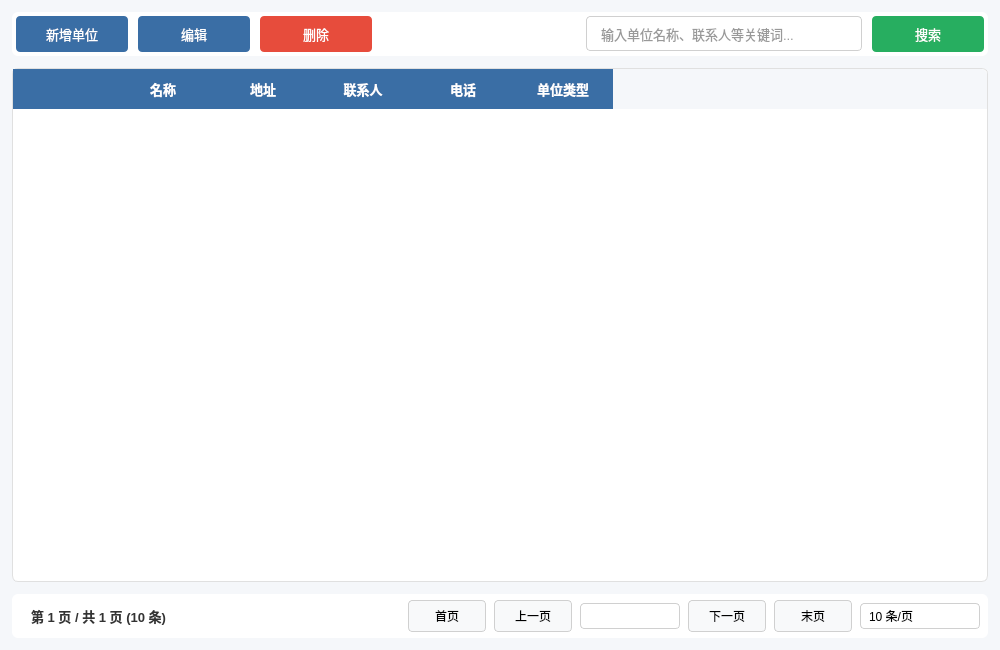
<?xml version="1.0" encoding="UTF-8"?>
<ui version="4.0">
 <class>UnitManageWindow</class>
 <widget class="QWidget" name="UnitManageWindow">
  <property name="geometry">
   <rect>
    <x>0</x>
    <y>0</y>
    <width>1000</width>
    <height>650</height>
   </rect>
  </property>
  <property name="windowTitle">
   <string>参试单位管理模块</string>
  </property>
  <property name="styleSheet">
   <string notr="true">
    background-color: #f5f7fa;
    font-family: "Microsoft YaHei", "Segoe UI", sans-serif;
   </string>
  </property>
  <layout class="QVBoxLayout" name="verticalLayout">
   <property name="spacing">
    <number>12</number>
   </property>
   <property name="leftMargin">
    <number>12</number>
   </property>
   <property name="topMargin">
    <number>12</number>
   </property>
   <property name="rightMargin">
    <number>12</number>
   </property>
   <property name="bottomMargin">
    <number>12</number>
   </property>
   <item>
    <widget class="QWidget" name="buttonContainer" native="true">
     <property name="styleSheet">
      <string notr="true">
       background-color: white;
       border-radius: 6px;
       padding: 8px;
       box-shadow: 0 1px 4px rgba(0,0,0,0.05);
      </string>
     </property>
     <layout class="QHBoxLayout" name="buttonLayout">
      <property name="spacing">
       <number>10</number>
      </property>
      <property name="leftMargin">
       <number>4</number>
      </property>
      <property name="topMargin">
       <number>4</number>
      </property>
      <property name="rightMargin">
       <number>4</number>
      </property>
      <property name="bottomMargin">
       <number>4</number>
      </property>
      <item>
       <widget class="QPushButton" name="btnAdd">
        <property name="styleSheet">
         <string notr="true">
          QPushButton {
              background-color: #3a6ea5;
              color: white;
              border: none;
              padding: 8px 16px;
              border-radius: 4px;
              font-size: 13px;
              min-width: 80px;
              transition: background-color 0.2s;
          }
          QPushButton:hover {
              background-color: #4a90e2;
              box-shadow: 0 2px 4px rgba(0,0,0,0.1);
          }
          QPushButton:pressed {
              background-color: #2a5685;
          }
          QPushButton:disabled {
              background-color: #cccccc;
          }
         </string>
        </property>
        <property name="text">
         <string>新增单位</string>
        </property>
        <property name="icon">
         <iconset>
          <normaloff>:/icons/add.png</normaloff>:/icons/add.png</iconset>
        </property>
       </widget>
      </item>
      <item>
       <widget class="QPushButton" name="btnEdit">
        <property name="styleSheet">
         <string notr="true">
          QPushButton {
              background-color: #3a6ea5;
              color: white;
              border: none;
              padding: 8px 16px;
              border-radius: 4px;
              font-size: 13px;
              min-width: 80px;
          }
          QPushButton:hover {
              background-color: #4a90e2;
          }
          QPushButton:pressed {
              background-color: #2a5685;
          }
         </string>
        </property>
        <property name="text">
         <string>编辑</string>
        </property>
        <property name="icon">
         <iconset>
          <normaloff>:/icons/edit.png</normaloff>:/icons/edit.png</iconset>
        </property>
       </widget>
      </item>
      <item>
       <widget class="QPushButton" name="btnDelete">
        <property name="styleSheet">
         <string notr="true">
          QPushButton {
              background-color: #e74c3c;
              color: white;
              border: none;
              padding: 8px 16px;
              border-radius: 4px;
              font-size: 13px;
              min-width: 80px;
          }
          QPushButton:hover {
              background-color: #c0392b;
          }
          QPushButton:pressed {
              background-color: #992d22;
          }
         </string>
        </property>
        <property name="text">
         <string>删除</string>
        </property>
        <property name="icon">
         <iconset>
          <normaloff>:/icons/delete.png</normaloff>:/icons/delete.png</iconset>
        </property>
       </widget>
      </item>
      <item>
       <spacer name="horizontalSpacer">
        <property name="orientation">
         <enum>Qt::Horizontal</enum>
        </property>
        <property name="sizeHint" stdset="0">
         <size>
          <width>40</width>
          <height>20</height>
         </size>
        </property>
       </spacer>
      </item>
      <item>
       <widget class="QLineEdit" name="lineSearch">
        <property name="minimumSize">
         <size>
          <width>250</width>
          <height>0</height>
         </size>
        </property>
        <property name="styleSheet">
         <string notr="true">
          QLineEdit {
              padding: 8px 12px;
              border: 1px solid #d0d0d0;
              border-radius: 4px;
              font-size: 13px;
              min-width: 250px;
              background-color: white;
              color: #333333;
          }
          QLineEdit:focus {
              border: 1px solid #4a90e2;
              box-shadow: 0 0 0 2px rgba(74,144,226,0.2);
          }
          QLineEdit::placeholder {
              color: #999999;
              font-style: italic;
          }
         </string>
        </property>
        <property name="placeholderText">
         <string>输入单位名称、联系人等关键词...</string>
        </property>
       </widget>
      </item>
      <item>
       <widget class="QPushButton" name="btnSearch">
        <property name="styleSheet">
         <string notr="true">
          QPushButton {
              background-color: #27ae60;
              color: white;
              border: none;
              padding: 8px 16px;
              border-radius: 4px;
              font-size: 13px;
              min-width: 80px;
          }
          QPushButton:hover {
              background-color: #2ecc71;
          }
          QPushButton:pressed {
              background-color: #219955;
          }
         </string>
        </property>
        <property name="text">
         <string>搜索</string>
        </property>
        <property name="icon">
         <iconset>
          <normaloff>:/icons/search.png</normaloff>:/icons/search.png</iconset>
        </property>
       </widget>
      </item>
     </layout>
    </widget>
   </item>
   <item>
    <widget class="QTableWidget" name="tableUnits">
     <property name="styleSheet">
      <string notr="true">
       QTableWidget {
           font-size: 13px;
           background-color: white;
           alternate-background-color: #f8f9fa;
           border: 1px solid #e0e0e0;
           border-radius: 6px;
           gridline-color: #e0e0e0;
           outline: 0;
       }
       QTableWidget::item {
           padding: 8px;
           border-bottom: 1px solid #f0f0f0;
           color: #333333;
       }
       QTableWidget::item:hover {
           background-color: #f0f7ff;
       }
       QHeaderView::section {
           background-color: #3a6ea5;
           color: white;
           padding: 8px;
           border: none;
           font-weight: 500;
           font-size: 13px;
       }
       QHeaderView {
           border-top-left-radius: 6px;
           border-top-right-radius: 6px;
       }
      </string>
     </property>
     <property name="sizeAdjustPolicy">
      <enum>QAbstractScrollArea::AdjustToContents</enum>
     </property>
     <property name="alternatingRowColors">
      <bool>true</bool>
     </property>
     <property name="selectionMode">
      <enum>QAbstractItemView::NoSelection</enum>
     </property>
     <property name="selectionBehavior">
      <enum>QAbstractItemView::SelectRows</enum>
     </property>
     <property name="showGrid">
      <bool>false</bool>
     </property>
     <property name="sortingEnabled">
      <bool>true</bool>
     </property>
     <property name="rowCount">
      <number>0</number>
     </property>
     <property name="columnCount">
      <number>6</number>
     </property>
     <column>
      <property name="text">
       <string/>
      </property>
      <property name="resizeMode">
       <enum>QHeaderView::Fixed</enum>
      </property>
      <property name="minimumWidth">
       <number>40</number>
      </property>
      <property name="maximumWidth">
       <number>40</number>
      </property>
     </column>
     <column>
      <property name="text">
       <string>名称</string>
      </property>
      <property name="resizeMode">
       <enum>QHeaderView::Stretch</enum>
      </property>
     </column>
     <column>
      <property name="text">
       <string>地址</string>
      </property>
      <property name="resizeMode">
       <enum>QHeaderView::Interactive</enum>
      </property>
      <property name="minimumWidth">
       <number>150</number>
      </property>
     </column>
     <column>
      <property name="text">
       <string>联系人</string>
      </property>
      <property name="resizeMode">
       <enum>QHeaderView::ResizeToContents</enum>
      </property>
     </column>
     <column>
      <property name="text">
       <string>电话</string>
      </property>
      <property name="resizeMode">
       <enum>QHeaderView::ResizeToContents</enum>
      </property>
     </column>
     <column>
      <property name="text">
       <string>单位类型</string>
      </property>
      <property name="resizeMode">
       <enum>QHeaderView::ResizeToContents</enum>
      </property>
     </column>
    </widget>
   </item>
   <item>
    <widget class="QWidget" name="paginationWidget" native="true">
     <property name="styleSheet">
      <string notr="true">
       background-color: white;
       border-radius: 6px;
       padding: 8px;
       box-shadow: 0 1px 4px rgba(0,0,0,0.05);
      </string>
     </property>
     <layout class="QHBoxLayout" name="horizontalLayout">
      <property name="spacing">
       <number>8</number>
      </property>
      <property name="leftMargin">
       <number>8</number>
      </property>
      <property name="topMargin">
       <number>4</number>
      </property>
      <property name="rightMargin">
       <number>8</number>
      </property>
      <property name="bottomMargin">
       <number>4</number>
      </property>
      <item>
       <widget class="QLabel" name="labelPageInfo">
        <property name="styleSheet">
         <string notr="true">
         color: #333333;  /* 改为更深的颜色 */
         font-size: 13px;
         font-weight: 500;
         background-color: transparent;  /* 确保背景透明 */
         </string>
        </property>
        <property name="text">
         <string>第 1 页 / 共 1 页 (10 条)</string>
        </property>
       </widget>
      </item>
      <item>
       <spacer name="horizontalSpacer_2">
        <property name="orientation">
         <enum>Qt::Horizontal</enum>
        </property>
        <property name="sizeHint" stdset="0">
         <size>
          <width>40</width>
          <height>20</height>
         </size>
        </property>
       </spacer>
      </item>
      <item>
       <widget class="QPushButton" name="btnFirst">
        <property name="styleSheet">
         <string notr="true">
          QPushButton {
              min-width: 60px;
              padding: 6px 8px;
              background-color: #f8f9fa;
              border: 1px solid #d0d0d0;
              border-radius: 4px;
              font-size: 12px;
          }
          QPushButton:hover {
              background-color: #e9ecef;
          }
          QPushButton:pressed {
              background-color: #dee2e6;
          }
         </string>
        </property>
        <property name="text">
         <string>首页</string>
        </property>
        <property name="icon">
         <iconset>
          <normaloff>:/icons/first.png</normaloff>:/icons/first.png</iconset>
        </property>
       </widget>
      </item>
      <item>
       <widget class="QPushButton" name="btnPrev">
        <property name="styleSheet">
         <string notr="true">
          QPushButton {
              min-width: 60px;
              padding: 6px 8px;
              background-color: #f8f9fa;
              border: 1px solid #d0d0d0;
              border-radius: 4px;
              font-size: 12px;
          }
          QPushButton:hover {
              background-color: #e9ecef;
          }
          QPushButton:pressed {
              background-color: #dee2e6;
          }
         </string>
        </property>
        <property name="text">
         <string>上一页</string>
        </property>
        <property name="icon">
         <iconset>
          <normaloff>:/icons/prev.png</normaloff>:/icons/prev.png</iconset>
        </property>
       </widget>
      </item>
      <item>
       <widget class="QComboBox" name="comboPage">
        <property name="styleSheet">
         <string notr="true">
          QComboBox {
              padding: 4px 8px;
              border: 1px solid #d0d0d0;
              border-radius: 4px;
              min-width: 60px;
              font-size: 12px;
              padding: 4px 8px;
              color: #333333;  /* 添加字体颜色 */
              background-color: white;  /* 确保背景是白色 */
          }
          QComboBox::drop-down {
              width: 20px;
              border: none;
          }
          QComboBox QAbstractItemView {
              background-color: white;  /* 下拉菜单背景 */
              color: #333333;  /* 下拉菜单文字颜色 */
              selection-background-color: #3a6ea5;  /* 选中项背景 */
              selection-color: white;  /* 选中项文字颜色 */
          }
         </string>
        </property>
        <property name="currentText">
         <string/>
        </property>
       </widget>
      </item>
      <item>
       <widget class="QPushButton" name="btnNext">
        <property name="styleSheet">
         <string notr="true">
          QPushButton {
              min-width: 60px;
              padding: 6px 8px;
              background-color: #f8f9fa;
              border: 1px solid #d0d0d0;
              border-radius: 4px;
              font-size: 12px;
          }
          QPushButton:hover {
              background-color: #e9ecef;
          }
          QPushButton:pressed {
              background-color: #dee2e6;
          }
         </string>
        </property>
        <property name="text">
         <string>下一页</string>
        </property>
        <property name="icon">
         <iconset>
          <normaloff>:/icons/next.png</normaloff>:/icons/next.png</iconset>
        </property>
       </widget>
      </item>
      <item>
       <widget class="QPushButton" name="btnLast">
        <property name="styleSheet">
         <string notr="true">
          QPushButton {
              min-width: 60px;
              padding: 6px 8px;
              background-color: #f8f9fa;
              border: 1px solid #d0d0d0;
              border-radius: 4px;
              font-size: 12px;
          }
          QPushButton:hover {
              background-color: #e9ecef;
          }
          QPushButton:pressed {
              background-color: #dee2e6;
          }
         </string>
        </property>
        <property name="text">
         <string>末页</string>
        </property>
        <property name="icon">
         <iconset>
          <normaloff>:/icons/last.png</normaloff>:/icons/last.png</iconset>
        </property>
       </widget>
      </item>
      <item>
       <widget class="QComboBox" name="comboPageSize">
        <property name="styleSheet">
         <string notr="true">
          QComboBox {
              padding: 4px 8px;
              border: 1px solid #d0d0d0;
              border-radius: 4px;
              min-width: 80px;
              font-size: 12px;
              color: black;
          }
          QComboBox::drop-down {
              width: 20px;
              border: none;
          }
          QComboBox QAbstractItemView {
              color: black;  /* 下拉选项字体黑色 */
              background-color: white;  /* 下拉选项背景白色 */
                      }
         </string>
        </property>
        <item>
         <property name="text">
          <string>10 条/页</string>
         </property>
        </item>
        <item>
         <property name="text">
          <string>20 条/页</string>
         </property>
        </item>
        <item>
         <property name="text">
          <string>50 条/页</string>
         </property>
        </item>
        <item>
         <property name="text">
          <string>100 条/页</string>
         </property>
        </item>
       </widget>
      </item>
     </layout>
    </widget>
   </item>
  </layout>
 </widget>
 <resources/>
 <connections/>
</ui>
